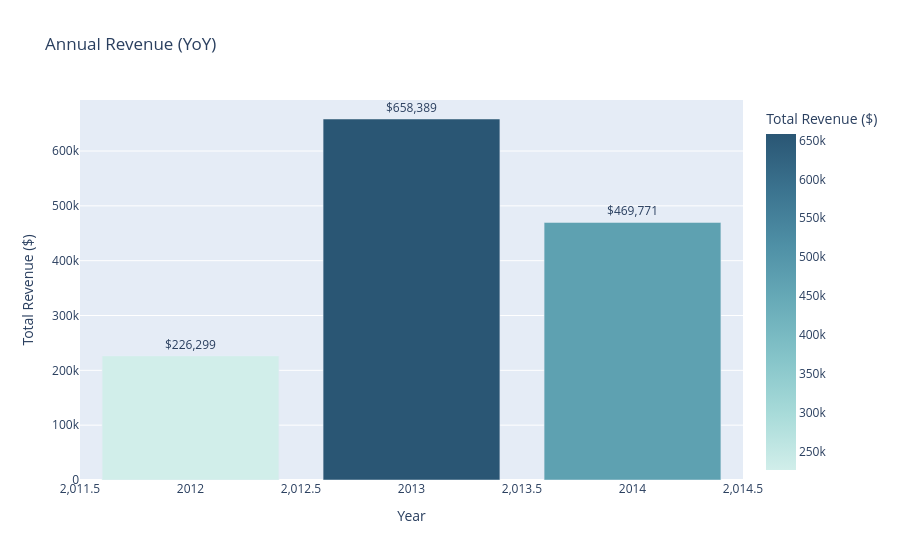

Notebook code cell kept with this figure:
### Code cell
fig_yearly = px.bar(
    yearly, x='year', y='revenue',
    title='Annual Revenue (YoY)',
    text='revenue',
    labels={'revenue': 'Total Revenue ($)', 'year': 'Year'},
    color='revenue',
    color_continuous_scale='Teal'
)
fig_yearly.update_traces(texttemplate='$%{text:,.0f}', textposition='outside')
fig_yearly.show()

### Figure 1 — Plotly figure (JSON) as saved in the notebook; plotly's stock layout.template omitted (floating-point values rounded to 4 significant figures)
{"data": [{"hovertemplate": "Year=%{x}<br>Total Revenue ($)=%{marker.color}<extra></extra>", "legendgroup": "", "marker": {"color": [226300.0, 658400.0, 469800.0], "coloraxis": "coloraxis", "pattern": {"shape": ""}}, "name": "", "orientation": "v", "showlegend": false, "text": [226300.0, 658400.0, 469800.0], "textposition": "outside", "texttemplate": "$%{text:,.0f}", "type": "bar", "x": [2012, 2013, 2014], "xaxis": "x", "y": [226300.0, 658400.0, 469800.0], "yaxis": "y"}], "layout": {"barmode": "relative", "coloraxis": {"colorbar": {"title": {"text": "Total Revenue ($)"}}, "colorscale": [[0, "rgb(209, 238, 234)"], [0.1667, "rgb(168, 219, 217)"], [0.3333, "rgb(133, 196, 201)"], [0.5, "rgb(104, 171, 184)"], [0.6667, "rgb(79, 144, 166)"], [0.8333, "rgb(59, 115, 143)"], [1, "rgb(42, 86, 116)"]]}, "legend": {"tracegroupgap": 0}, "title": {"text": "Annual Revenue (YoY)"}, "xaxis": {"anchor": "y", "domain": [0, 1], "title": {"text": "Year"}}, "yaxis": {"anchor": "x", "domain": [0, 1], "title": {"text": "Total Revenue ($)"}}}}
